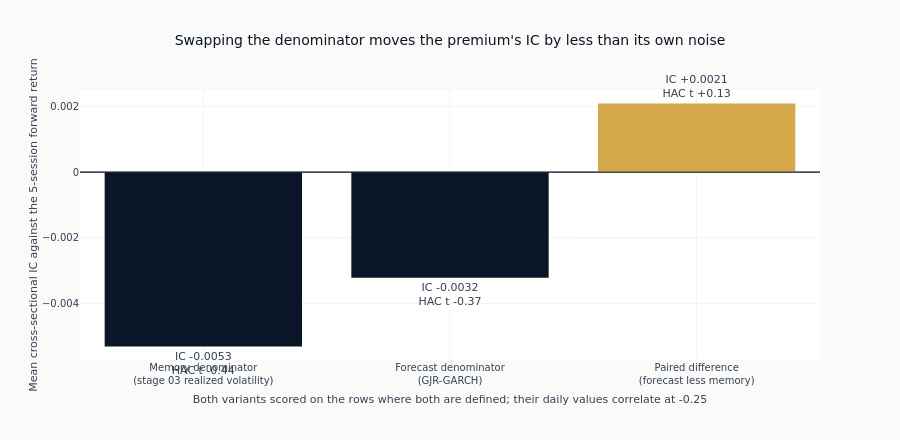

The notebook cell this image was saved under:
### Code cell
if COMPARABLE:
    level_colour, difference_colour = ml4t_palette(2, categorical=True)
    bars_x = [
        "Memory denominator<br>(stage 03 realized volatility)",
        "Forecast denominator<br>(GJR-GARCH)",
        "Paired difference<br>(forecast less memory)",
    ]
    bars_y = [memory_stats["mean_ic"], forecast_stats["mean_ic"], difference_stats["mean_ic"]]
    bars_t = [memory_stats["t_stat"], forecast_stats["t_stat"], difference_stats["t_stat"]]
    fig = go.Figure()
    fig.add_bar(
        x=bars_x,
        y=bars_y,
        marker_color=[level_colour, level_colour, difference_colour],
        text=[f"IC {v:+.4f}<br>HAC t {t:+.2f}" for v, t in zip(bars_y, bars_t, strict=True)],
        textposition="outside",
        cliponaxis=False,
    )
    fig.add_hline(y=0.0, line_width=1, line_color=ml4t_palette(3)[2])
    fig.update_layout(
        title="Swapping the denominator moves the premium's IC by less than its own noise",
        yaxis_title=f"Mean cross-sectional IC against the {LABEL_HORIZON}-session forward return",
        xaxis_title=(
            "Both variants scored on the rows where both are defined; their daily values "
            f"correlate at {daily_dependence:.2f}"
        ),
        margin=dict(t=90),
        height=440,
    )
    fig.show()

### Figure 1 — Plotly figure (JSON) as saved in the notebook; plotly's stock layout.template omitted (floating-point values rounded to 4 significant figures)
{"data": [{"cliponaxis": false, "marker": {"color": ["#0a1628", "#0a1628", "#D4A84B"]}, "text": ["IC -0.0053<br>HAC t -0.44", "IC -0.0032<br>HAC t -0.37", "IC +0.0021<br>HAC t +0.13"], "textposition": "outside", "type": "bar", "x": ["Memory denominator<br>(stage 03 realized volatility)", "Forecast denominator<br>(GJR-GARCH)", "Paired difference<br>(forecast less memory)"], "y": [-0.005305, -0.003217, 0.002088]}], "layout": {"height": 440, "margin": {"t": 90}, "shapes": [{"line": {"color": "#152238", "width": 1}, "type": "line", "x0": 0, "x1": 1, "xref": "x domain", "y0": 0.0, "y1": 0.0, "yref": "y"}], "title": {"text": "Swapping the denominator moves the premium's IC by less than its own noise"}, "xaxis": {"title": {"text": "Both variants scored on the rows where both are defined; their daily values correlate at -0.25"}}, "yaxis": {"title": {"text": "Mean cross-sectional IC against the 5-session forward return"}}}}
